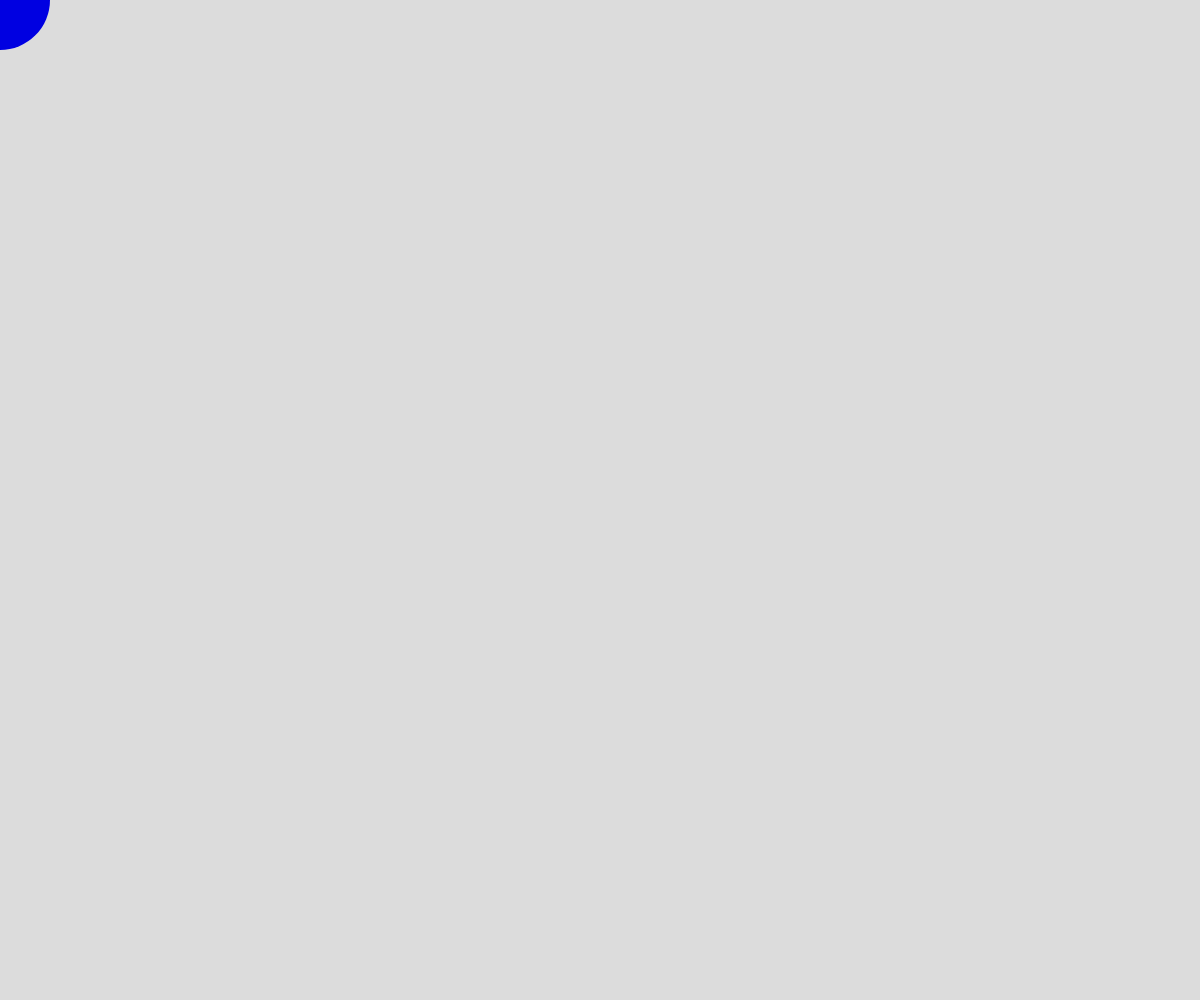
Frame 1 (no input)
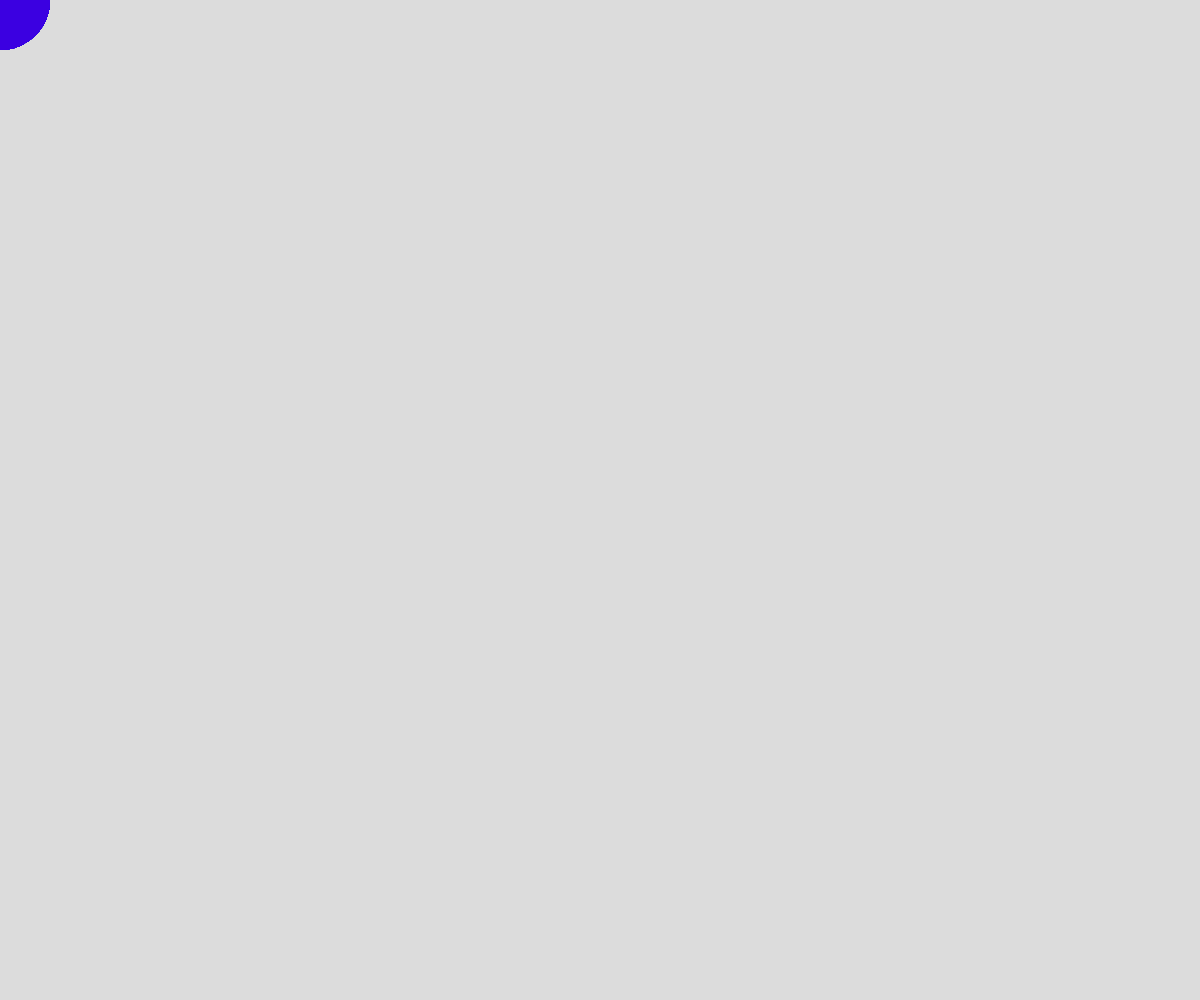
Frame 60 (no input)
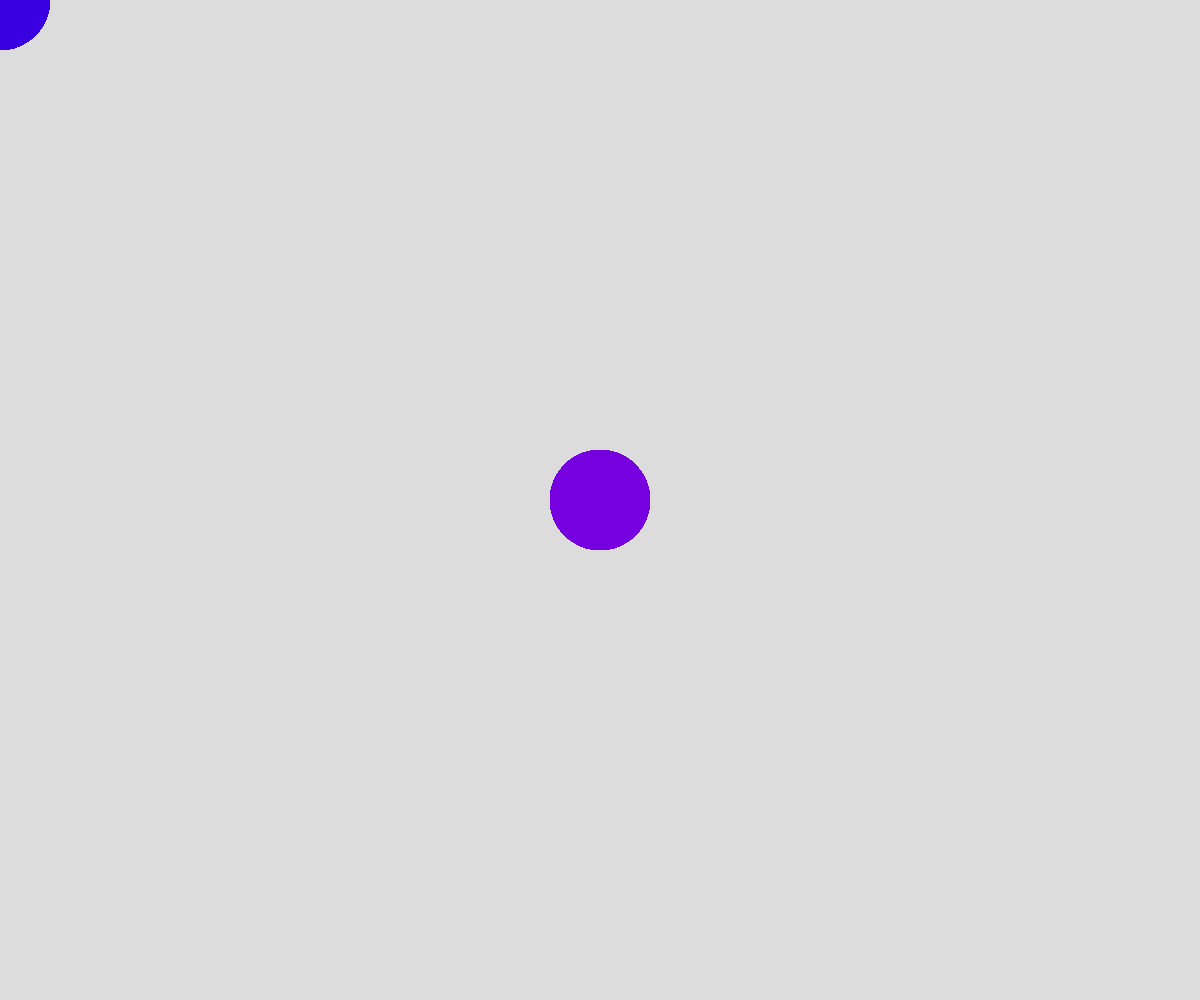
Frame 120 (the mouse pressed at the canvas centre since frame 60)

The p5.js sketch that drew these frames (run headless with seeded random() and noise() and a simulated clock; from frame 60 on, the mouse is pressed at the canvas centre):

// p5.js sketch
// ── sketch.js
// Project Title
// Your Name
// Date
//
// Extra for Experts:
// - describe what you did to take this project "above and beyond"

let redAmmount = 0 
let redChangeAmount = 1;
function setup() {
  createCanvas(windowWidth, windowHeight);
  background(220);
}

function draw() {
  fill(redAmmount, 0, 225);
  noStroke();
  ellipse(mouseX, mouseY, 100, 100);
  
  redAmmount += redChangeAmount;

  if (redAmmount >=255) {
    redChangeAmount *= -1;
  } if (redAmmount <= 0) {
    redChangeAmount *= -1; 
  }
 
}
